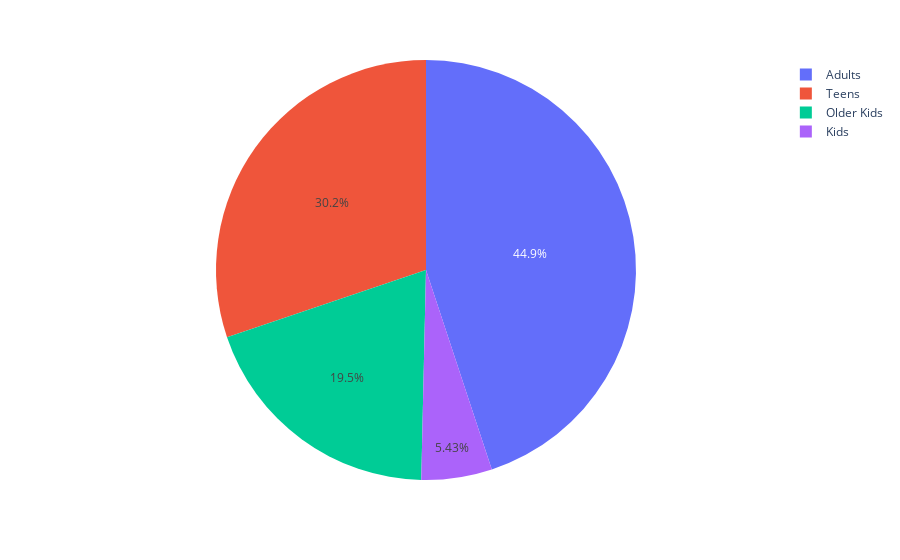

The notebook cell this image was saved under:
### Code cell
px.pie(df,names="ratings_ages",values=df.index)

### Figure 1 — Plotly figure (JSON) as saved in the notebook; plotly's stock layout.template omitted (floating-point values rounded to 4 significant figures; data arrays with more than 128 entries replaced by an {"elided": "..."} marker saying what was removed)
{"data": [{"domain": {"x": [0, 1], "y": [0, 1]}, "hovertemplate": "ratings_ages=%{label}<br>index=%{value}<extra></extra>", "labels": {"elided": "5837 str values"}, "legendgroup": "", "name": "", "showlegend": true, "type": "pie", "values": {"elided": "5837 int values"}}], "layout": {"legend": {"tracegroupgap": 0}, "margin": {"t": 60}}}
